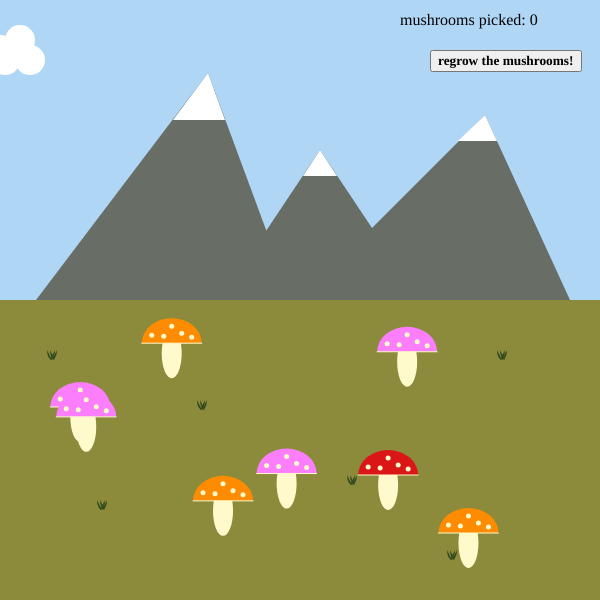
Frame 1 (no input)
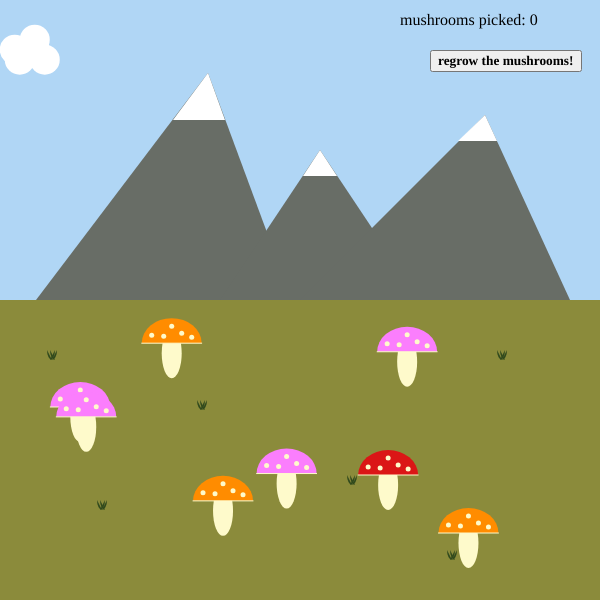
Frame 60 (no input)
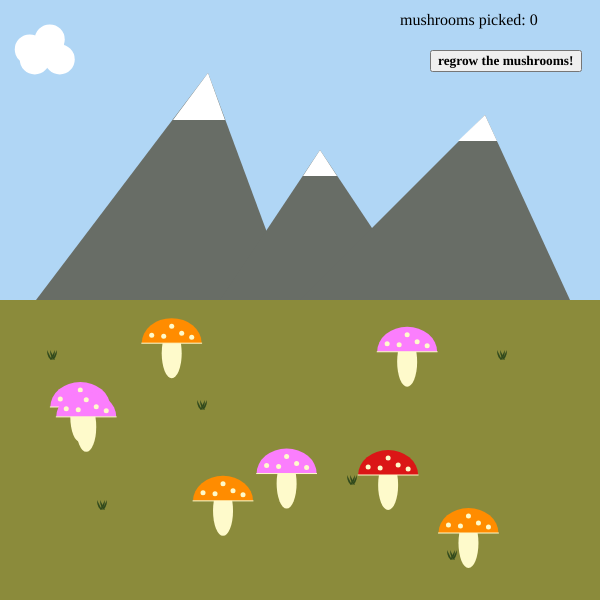
Frame 120 (the mouse pressed at the canvas centre since frame 60)

The p5.js sketch that drew these frames (run headless with seeded random() and noise() and a simulated clock; from frame 60 on, the mouse is pressed at the canvas centre):

// p5.js sketch
// ── sketch.js
//colors
var skyBlue = '#b0d6f5';
var darkGreen = '#314a1d';
var mossGreen = '#8b8b3b';
var slateGray = '#686d66';
var mushroomWhite = '#FEFACB';

var cloudX = 0;
var mushroomList = []; //array to store mushrooms
var mushroomColors = ['#DB1616', '#ff8c00', '#3783ff', '#fb7efd', '#7442c8']; // array of mushroom colors
var mushroomCount = 0;

function setup() {
  createCanvas(600, 600);
  noStroke();
  mushroomCounter = createElement('p', 'mushrooms picked: ' + mushroomCount);
  mushroomCounter.position(400, -5);

  resetButton = createButton('regrow the mushrooms!');
  resetButton.position(430, 50);
  resetButton.style('font-family', 'cursive');
  resetButton.style('font-weight', 'bold');
  resetButton.mousePressed(reset);

  for (i = 0; i < 8; i++) { //create 8 random mushrooms to start
    mushroomList.push(new Mushroom(random(50, 550), random(300, 550), random(mushroomColors)));
  }
}


function draw() {
  background(skyBlue); //sky

  mushroomCounter.html('mushrooms picked: ' + mushroomCount);
  drawCloud();

  fill(slateGray);
  triangle(36, 300, 208, 73, 292, 300); //mountains
  triangle(220, 300, 320, 150, 420, 300);
  triangle(300, 300, 485, 115, 570, 300);

  fill(255);
  triangle(173, 120, 208, 73, 225, 120); //snow on mountains
  triangle(303, 176, 320, 150, 337, 176);
  triangle(458, 141, 485, 115, 497, 141);

  fill(mossGreen); //forest floor
  rect(0, 300, width, 300);

  grassTuft(200, 400);
  grassTuft(100, 500);
  grassTuft(500, 350);
  grassTuft(450, 550);
  grassTuft(50, 350);
  grassTuft(350, 475);

  for (i = 0; i < mushroomList.length; i++) { //go through all mushrooms that exist
    mushroomList[i].drawSelf();
  }
}

function grassTuft(x, y) { //makes tiny blades of grass in a tuft
  fill(darkGreen);
  arc(x, y, 10, 20, 0, PI / 2, OPEN);
  arc(x + 2, y, 10, 20, PI / 2, PI, OPEN);
  arc(x + 5, y, 10, 20, PI / 2, PI, OPEN);
  arc(x + 2, y, 10, 20, 0, PI / 2, OPEN);
}

function drawCloud() { //draws cloud and moves it across screen
  fill(255);
  ellipse(cloudX, 50 + sin(frameCount / 10), 30, 30);
  ellipse(cloudX + 5, 60 + sin(frameCount / 10), 30, 30);
  ellipse(cloudX + 20, 50 + sin(frameCount / 10), 30, 30);
  ellipse(cloudX + 20, 40 + sin(frameCount / 10), 30, 30);
  ellipse(cloudX + 30, 60 + sin(frameCount / 10), 30, 30);

  if (cloudX + 30 > width) {
    cloudX = 0
  } else {
    cloudX = cloudX + .25;
  }
}

class Mushroom { //mushroom class, takes x and y coordinates
  constructor(x, y, color) {
    this.x = x;
    this.y = y;
    this.color = color;
  }
  drawSelf() {
    fill(mushroomWhite);
    ellipse(this.x, this.y + 10, 20, 50); //mushroom stem
    fill(this.color);
    arc(this.x, this.y, 60, 50, PI, 0, CHORD); //mushroom cap
    fill(mushroomWhite);
    stroke(mushroomWhite);
    line(this.x - 30, this.y, this.x + 30, this.y);
    noStroke();
    ellipse(this.x + 10, this.y - 10, 5, 5); //mushroom dots
    ellipse(this.x, this.y - 17, 5, 5);
    ellipse(this.x - 8, this.y - 7, 5, 5);
    ellipse(this.x - 20, this.y - 8, 5, 5);
    ellipse(this.x + 20, this.y - 6, 5, 5);
  }
  checkClick() {
    const disX = this.x - mouseX;
    const disYCap = this.y - mouseY;
    const disYStem = this.y + 10 - mouseY;
    if ((sqrt(sq(disX) + sq(disYCap)) < 60) && mouseY < this.y) {
      return true;
    } else if ((sqrt(sq(disX) + sq(disYStem)) < 50) && (mouseX > this.x - 10) && (mouseX < this.x + 10)) {
      return true;
    }
  }
}

function mousePressed() {
  for (i = 0; i < mushroomList.length; i++) {
    if (mushroomList[i].checkClick()) {
      mushroomList.splice(i, 1);
      mushroomCount += 1;
    }
  }
}

function reset() {
  if (mushroomList.length == 0){
    for (i = 0; i < 8; i++) { //create 8 random mushrooms to start
      mushroomList.push(new Mushroom(random(50, 550), random(300, 550), random(mushroomColors)));
    }
  }
  else{
    alert("there are still mushrooms to pick!");
  }

}
